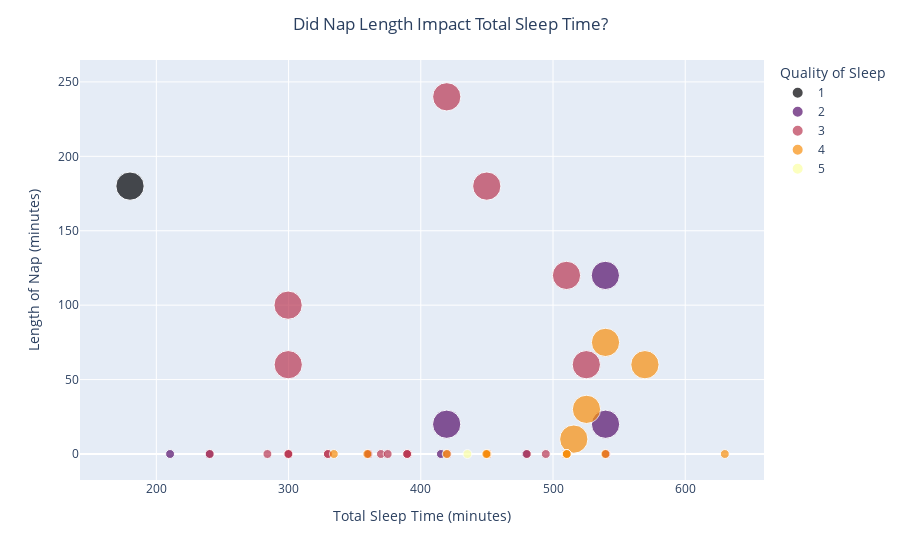

Here is the notebook cell this chart was saved with:
### Code cell
data['Quality of Sleep'] = data['Quality of Sleep'].astype(str)
category_order = ['1', '2', '3', '4', '5']
color_map = {
    '1': 'rgb(0,   0,   4)',   # Dark Grey
    '2': 'rgb(86,  16,  108)', # Purple
    '3': 'rgb(186, 56,  83)',  # Red
    '4': 'rgb(248, 143, 14)',  # Orange
    '5': 'rgb(252, 255, 164)'  # Yellow
}


# Jitter for the overlapping zero axis points. Kinda negligible, but it works
jitter = 0.5
data['total_sleep_time'] += np.random.uniform(-jitter, jitter, size = len(data))

fig = px.scatter(data, x = "total_sleep_time", y =  "length of nap(s) (min)",
                 hover_name = data["date (night of)"].str.upper(), 
                 color = "Quality of Sleep",
                 category_orders={"Quality of Sleep": category_order},
                 color_discrete_map = color_map,
                 size = 'Naps Taken?', size_max = 20,
                 labels = {'length of nap(s) (min)':'Length of Nap (minutes)', 'total_sleep_time':'Total Sleep Time (minutes)'},
                 hover_data = {'Naps Taken?':False, 'Quality of Sleep':False, 'total_sleep_time':':.0f'},
                 height = 600,
               )
fig.update_layout(title = "Did Nap Length Impact Total Sleep Time?", title_x = 0.5)

#fig.write_html('scatter.html')
#fig.write_image('scatter.png')
fig.show()

### Figure 1 — Plotly figure (JSON) as saved in the notebook; plotly's stock layout.template omitted (floating-point values rounded to 4 significant figures)
{"data": [{"customdata": [[1, "1"]], "hovertemplate": "<b>%{hovertext}</b><br><br>Total Sleep Time (minutes)=%{x:.0f}<br>Length of Nap (minutes)=%{y}<extra></extra>", "hovertext": ["2/20/23"], "legendgroup": "1", "marker": {"color": "rgb(0,   0,   4)", "size": [1], "sizemode": "area", "sizeref": 0.0025, "symbol": "circle"}, "mode": "markers", "name": "1", "orientation": "v", "showlegend": true, "type": "scatter", "x": [180.1], "xaxis": "x", "y": [180], "yaxis": "y"}, {"customdata": [[0.1, "2"], [1, "2"], [0.1, "2"], [0.1, "2"], [0.1, "2"], [1, "2"], [1, "2"]], "hovertemplate": "<b>%{hovertext}</b><br><br>Total Sleep Time (minutes)=%{x:.0f}<br>Length of Nap (minutes)=%{y}<extra></extra>", "hovertext": ["2/2/23", "2/17/23", "2/19/23", "3/2/23", "3/24/23", "3/27/23", "3/29/23"], "legendgroup": "2", "marker": {"color": "rgb(86,  16,  108)", "size": [0.1, 1, 0.1, 0.1, 0.1, 1, 1], "sizemode": "area", "sizeref": 0.0025, "symbol": "circle"}, "mode": "markers", "name": "2", "orientation": "v", "showlegend": true, "type": "scatter", "x": [415.2, 539.7, 240.3, 210.4, 479.7, 539.6, 419.6], "xaxis": "x", "y": [0, 20, 0, 0, 0, 120, 20], "yaxis": "y"}, {"customdata": [[0.1, "3"], [0.1, "3"], [0.1, "3"], [0.1, "3"], [0.1, "3"], [1, "3"], [0.1, "3"], [0.1, "3"], [0.1, "3"], [0.1, "3"], [0.1, "3"], [1, "3"], [0.1, "3"], [0.1, "3"], [1, "3"], [1, "3"], [0.1, "3"], [0.1, "3"], [0.1, "3"], [0.1, "3"], [0.1, "3"], [0.1, "3"], [0.1, "3"], [0.1, "3"], [0.1, "3"], [0.1, "3"], [1, "3"], [0.1, "3"], [0.1, "3"], [1, "3"], [0.1, "3"], [0.1, "3"], [0.1, "3"]], "hovertemplate": "<b>%{hovertext}</b><br><br>Total Sleep Time (minutes)=%{x:.0f}<br>Length of Nap (minutes)=%{y}<extra></extra>", "hovertext": ["2/4/23", "2/6/23", "2/10/23", "2/11/23", "2/12/23", "2/13/23", "2/14/23", "2/16/23", "2/18/23", "2/21/23", "2/23/23", "2/25/23", "2/26/23", "2/28/23", "3/1/23", "3/3/23", "3/4/23", "3/5/23", "3/6/23", "3/7/23", "3/8/23", "3/9/23", "3/12/23", "3/15/23", "3/19/23", "3/20/23", "3/21/23", "3/22/23", "3/23/23", "3/26/23", "3/28/23", "3/30/23", "4/1/23"], "legendgroup": "3", "marker": {"color": "rgb(186, 56,  83)", "size": [0.1, 0.1, 0.1, 0.1, 0.1, 1, 0.1, 0.1, 0.1, 0.1, 0.1, 1, 0.1, 0.1, 1, 1, 0.1, 0.1, 0.1, 0.1, 0.1, 0.1, 0.1, 0.1, 0.1, 0.1, 1, 0.1, 0.1, 1, 0.1, 0.1, 0.1], "sizemode": "area", "sizeref": 0.0025, "symbol": "circle"}, "mode": "markers", "name": "3", "orientation": "v", "showlegend": true, "type": "scatter", "x": [540.3, 509.6, 509.8, 480.3, 389.7, 510.2, 369.8, 390.4, 510.1, 299.7, 329.7, 419.6, 359.5, 360.5, 525.2, 449.9, 540.0, 360.3, 494.5, 299.7, 450.4, 420.1, 389.5, 329.8, 375.0, 389.7, 299.7, 450.3, 240.4, 299.7, 299.9, 284.0, 450.1], "xaxis": "x", "y": [0, 0, 0, 0, 0, 120, 0, 0, 0, 0, 0, 240, 0, 0, 60, 180, 0, 0, 0, 0, 0, 0, 0, 0, 0, 0, 100, 0, 0, 60, 0, 0, 0], "yaxis": "y"}, {"customdata": [[1, "4"], [0.1, "4"], [0.1, "4"], [1, "4"], [0.1, "4"], [1, "4"], [0.1, "4"], [1, "4"], [0.1, "4"], [0.1, "4"], [0.1, "4"], [0.1, "4"], [0.1, "4"], [0.1, "4"], [0.1, "4"], [0.1, "4"], [0.1, "4"]], "hovertemplate": "<b>%{hovertext}</b><br><br>Total Sleep Time (minutes)=%{x:.0f}<br>Length of Nap (minutes)=%{y}<extra></extra>", "hovertext": ["2/3/23", "2/5/23", "2/7/23", "2/8/23", "2/15/23", "2/22/23", "2/24/23", "2/27/23", "3/10/23", "3/11/23", "3/13/23", "3/14/23", "3/16/23", "3/17/23", "3/18/23", "3/25/23", "3/31/23"], "legendgroup": "4", "marker": {"color": "rgb(248, 143, 14)", "size": [1, 0.1, 0.1, 1, 0.1, 1, 0.1, 1, 0.1, 0.1, 0.1, 0.1, 0.1, 0.1, 0.1, 0.1, 0.1], "sizemode": "area", "sizeref": 0.0025, "symbol": "circle"}, "mode": "markers", "name": "4", "orientation": "v", "showlegend": true, "type": "scatter", "x": [515.7, 359.6, 334.2, 569.5, 510.0, 525.3, 450.1, 539.7, 629.9, 510.4, 419.6, 539.6, 450.3, 449.6, 510.1, 510.3, 510.5], "xaxis": "x", "y": [10, 0, 0, 60, 0, 30, 0, 75, 0, 0, 0, 0, 0, 0, 0, 0, 0], "yaxis": "y"}, {"customdata": [[0.1, "5"]], "hovertemplate": "<b>%{hovertext}</b><br><br>Total Sleep Time (minutes)=%{x:.0f}<br>Length of Nap (minutes)=%{y}<extra></extra>", "hovertext": ["2/9/23"], "legendgroup": "5", "marker": {"color": "rgb(252, 255, 164)", "size": [0.1], "sizemode": "area", "sizeref": 0.0025, "symbol": "circle"}, "mode": "markers", "name": "5", "orientation": "v", "showlegend": true, "type": "scatter", "x": [435.3], "xaxis": "x", "y": [0], "yaxis": "y"}], "layout": {"autosize": true, "legend": {"itemsizing": "constant", "title": {"text": "Quality of Sleep"}, "tracegroupgap": 0}, "margin": {"t": 60}, "title": {"text": "Did Nap Length Impact Total Sleep Time?", "x": 0.5}, "xaxis": {"anchor": "y", "autorange": true, "domain": [0, 1], "range": [144.5, 658.8], "title": {"text": "Total Sleep Time (minutes)"}, "type": "linear"}, "yaxis": {"anchor": "x", "autorange": true, "domain": [0, 1], "range": [-17.09, 263.7], "title": {"text": "Length of Nap (minutes)"}, "type": "linear"}}}
